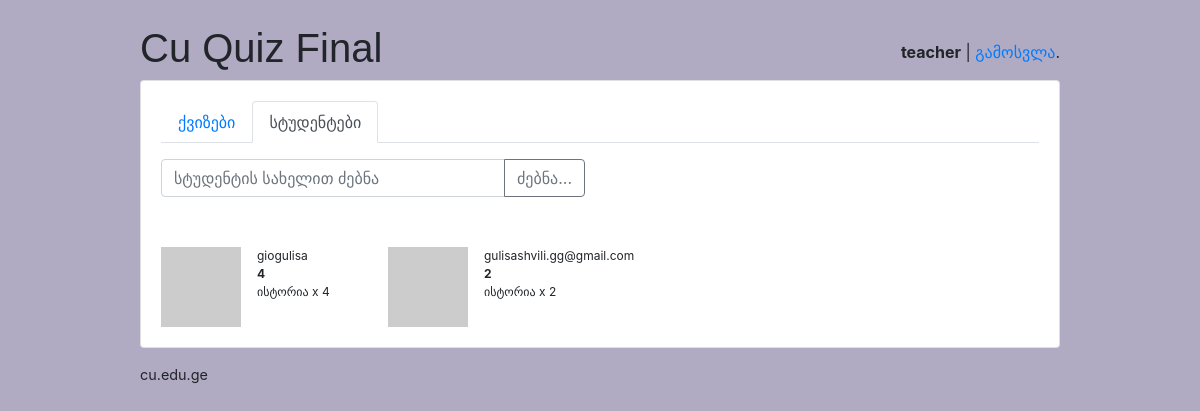
The app's page /teachers/s/ (signed in), older data.
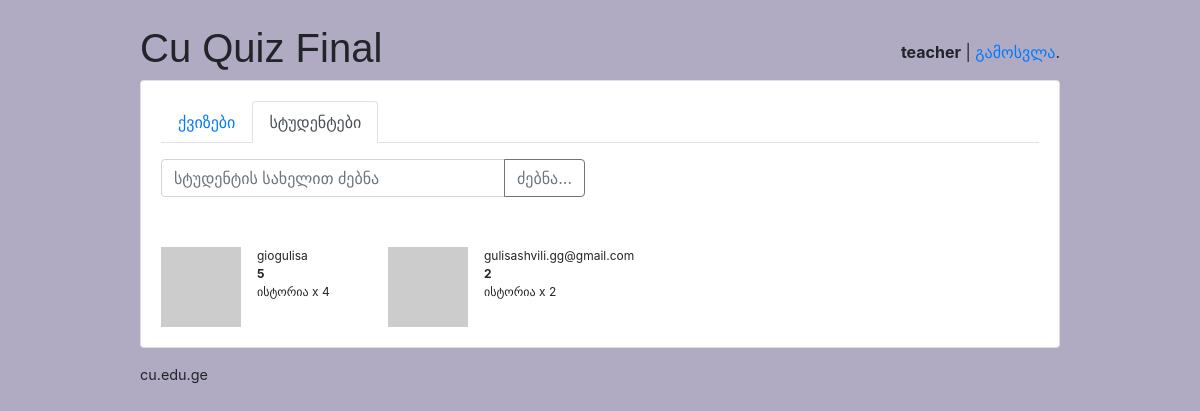
The same page, newer data.
### classroom/models.py (models this page shows, shortened)
class Student(models.Model):
    user = models.OneToOneField(User, on_delete=models.CASCADE, primary_key=True)
    quizzes = models.ManyToManyField(Quiz, through='TakenQuiz')
    interests = models.ManyToManyField(Subject, related_name='interested_students')
    score = models.IntegerField(default=0)

class User(AbstractUser):
    is_student = models.BooleanField(default=False)
    is_teacher = models.BooleanField(default=False)
    username = models.CharField(error_messages={'unique': 'მომხმარებლის სახელი დაკავებულია.'}, max_length=150, unique=True, verbose_name='მომხმარებლის სახელი')

### classroom/views/teachers.py (the view)
# urls.py: path('s/', students.StudentList.as_view(), name='student_list'),
@method_decorator([login_required, teacher_required()], name='dispatch')
class StudentList(ListView):
    paginate_by = 36
    template_name = 'classroom/teachers/student_list.html'
    context_object_name = 'students'
    def get_queryset(self):
        query = self.request.GET.get('q', '')
        User = get_user_model()
        queryset = Student.objects.order_by('-score')
        if query:
            queryset = queryset.filter(user__username__icontains=query)
        return queryset

### classroom/templatetags/quiz_extras.py (called while the page is built)
@register.filter
def gravatar_url(username, size=40):
    username_hash = hashlib.md5(username.lower().encode('utf-8')).hexdigest()
    return f"https://www.gravatar.com/avatar/{username_hash}?s={size}&d=identicon"

@register.filter
def top_subject(taken_quizzes):
    subjects = taken_quizzes.values('quiz__subject__name') \
        .annotate(score=Sum('score')) \
        .order_by('-score')
    if subjects:
        name = subjects[0]['quiz__subject__name']
        score = subjects[0]['score']
        return f"{name} x {score}"
    return ""

### classroom/templates/classroom/teachers/student_list.html (shortened to what this page needs)
{% extends 'base.html' %}
{% load quiz_extras %}
{% block content %}
  {% include 'classroom/teachers/_header.html' with active='students' %}
<form method='GET'>
  <div class="row">
    <div class="col-sm-6">
      <div class="input-group mb-3">
        <input type="text" class="form-control" name='q' value='{{ request.GET.q }}' placeholder="სტუდენტის სახელით ძებნა">
        <div class="input-group-append">
          <button class="btn btn-outline-secondary" type="submit">ძებნა...</button>
        </div>
      </div>
    </div>
  </div>
</form>
<br>
<div class="row">
{% for student in students %}
  <div class="col-sm-3">
    <div class="media">
      <a>
        <img class="mr-3" src="{{ student.user.username|gravatar_url:50 }}" alt="{{student.user.get_full_name}}">
      </a>
      <div class="media-body" style="font-size: 12px">
        {{student.user.username}}<br>
        <strong>{{student.score}}</strong><br>
        {{student.taken_quizzes.all|top_subject}}
      </div>
    </div>
  </div>
{% empty %}
  <div class="col-sm-6"><p class="text-warning">არცერთი სტუდენტი არ მოიძებნა</p></div>
{% endfor %}
</div>
{% endblock %}

Row changes from the older to the newer data that the page shows:
changed Student "ისტორია x 4": score "4" → "5"
